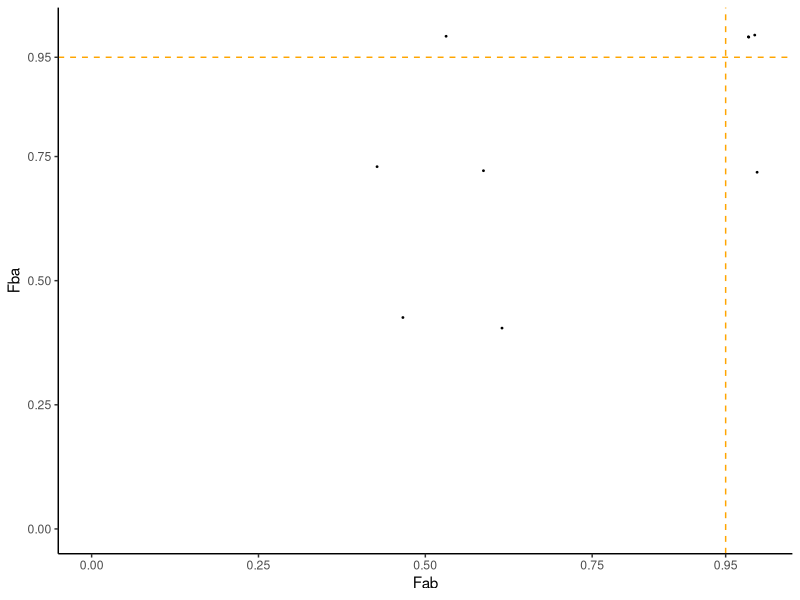

Generate this figure with R:
#!/usr/bin/env Rscript
library(ggplot2)
obj <- read.table("01_sharedHet.txt", header = TRUE)

pdf("plot.pdf", width = 4, height = 4)
ggplot(obj, aes(Fab, Fba)) +
  geom_vline(xintercept = 0.95, color = "orange", linetype = "dashed") +
  geom_hline(yintercept = 0.95, color = "orange", linetype = "dashed") +
  geom_point(size=0.3) +
  scale_x_continuous(breaks = c(0,0.25,0.5,0.75,0.95), limits = c(0,1)) +
  scale_y_continuous(breaks = c(0,0.25,0.5,0.75,0.95), limits = c(0,1)) +
  theme_classic() 
dev.off()
